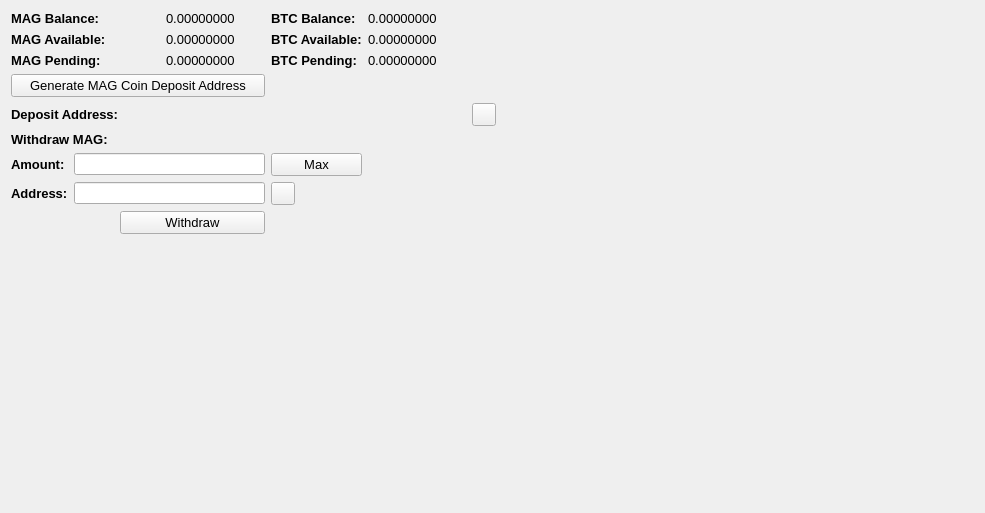
     <widget class="QWidget" name="BalanceTab">
      <attribute name="title">
       <string>Balance</string>
      </attribute>
      <layout class="QGridLayout" name="gridLayout_2">
       <item row="0" column="0" colspan="2">
        <widget class="QLabel" name="label_11">
         <property name="font">
          <font>
           <pointsize>10</pointsize>
           <weight>75</weight>
           <bold>true</bold>
          </font>
         </property>
         <property name="text">
          <string>MAG Balance:</string>
         </property>
        </widget>
       </item>
       <item row="0" column="3">
        <widget class="QLabel" name="TXBalanceLabel">
         <property name="font">
          <font>
           <pointsize>10</pointsize>
          </font>
         </property>
         <property name="text">
          <string>0.00000000</string>
         </property>
         <property name="textInteractionFlags">
          <set>Qt::LinksAccessibleByMouse|Qt::TextSelectableByMouse</set>
         </property>
        </widget>
       </item>
       <item row="0" column="4">
        <widget class="QLabel" name="label_12">
         <property name="font">
          <font>
           <pointsize>10</pointsize>
           <weight>75</weight>
           <bold>true</bold>
          </font>
         </property>
         <property name="text">
          <string>BTC Balance:</string>
         </property>
        </widget>
       </item>
       <item row="0" column="5">
        <widget class="QLabel" name="BitcoinBalanceLabel">
         <property name="font">
          <font>
           <pointsize>10</pointsize>
          </font>
         </property>
         <property name="text">
          <string>0.00000000</string>
         </property>
         <property name="textInteractionFlags">
          <set>Qt::LinksAccessibleByMouse|Qt::TextSelectableByMouse</set>
         </property>
        </widget>
       </item>
       <item row="0" column="7" rowspan="10">
        <spacer name="horizontalSpacer_4">
         <property name="orientation">
          <enum>Qt::Horizontal</enum>
         </property>
         <property name="sizeHint" stdset="0">
          <size>
           <width>478</width>
           <height>488</height>
          </size>
         </property>
        </spacer>
       </item>
       <item row="1" column="0" colspan="2">
        <widget class="QLabel" name="label_13">
         <property name="font">
          <font>
           <pointsize>10</pointsize>
           <weight>75</weight>
           <bold>true</bold>
          </font>
         </property>
         <property name="text">
          <string>MAG Available:</string>
         </property>
        </widget>
       </item>
       <item row="1" column="3">
        <widget class="QLabel" name="TXAvailableLabel_2">
         <property name="font">
          <font>
           <pointsize>10</pointsize>
          </font>
         </property>
         <property name="text">
          <string>0.00000000</string>
         </property>
         <property name="textInteractionFlags">
          <set>Qt::LinksAccessibleByMouse|Qt::TextSelectableByMouse</set>
         </property>
        </widget>
       </item>
       <item row="1" column="4">
        <widget class="QLabel" name="label_15">
         <property name="font">
          <font>
           <pointsize>10</pointsize>
           <weight>75</weight>
           <bold>true</bold>
          </font>
         </property>
         <property name="text">
          <string>BTC Available:</string>
         </property>
        </widget>
       </item>
       <item row="1" column="5">
        <widget class="QLabel" name="BitcoinAvailableLabel">
         <property name="font">
          <font>
           <pointsize>10</pointsize>
          </font>
         </property>
         <property name="text">
          <string>0.00000000</string>
         </property>
         <property name="textInteractionFlags">
          <set>Qt::LinksAccessibleByMouse|Qt::TextSelectableByMouse</set>
         </property>
        </widget>
       </item>
       <item row="2" column="0" colspan="2">
        <widget class="QLabel" name="label_14">
         <property name="font">
          <font>
           <pointsize>10</pointsize>
           <weight>75</weight>
           <bold>true</bold>
          </font>
         </property>
         <property name="text">
          <string>MAG Pending:</string>
         </property>
        </widget>
       </item>
       <item row="2" column="3">
        <widget class="QLabel" name="TXPendingLabel">
         <property name="font">
          <font>
           <pointsize>10</pointsize>
          </font>
         </property>
         <property name="text">
          <string>0.00000000</string>
         </property>
         <property name="textInteractionFlags">
          <set>Qt::LinksAccessibleByMouse|Qt::TextSelectableByMouse</set>
         </property>
        </widget>
       </item>
       <item row="2" column="4">
        <widget class="QLabel" name="label_31">
         <property name="font">
          <font>
           <pointsize>10</pointsize>
           <weight>75</weight>
           <bold>true</bold>
          </font>
         </property>
         <property name="text">
          <string>BTC Pending:</string>
         </property>
        </widget>
       </item>
       <item row="2" column="5">
        <widget class="QLabel" name="BitcoinPendingLabel">
         <property name="font">
          <font>
           <pointsize>10</pointsize>
          </font>
         </property>
         <property name="text">
          <string>0.00000000</string>
         </property>
         <property name="textInteractionFlags">
          <set>Qt::LinksAccessibleByMouse|Qt::TextSelectableByMouse</set>
         </property>
        </widget>
       </item>
       <item row="3" column="0" colspan="4">
        <widget class="QPushButton" name="GenDepositBTN">
         <property name="font">
          <font>
           <pointsize>10</pointsize>
          </font>
         </property>
         <property name="text">
          <string>Generate MAG Coin Deposit Address</string>
         </property>
        </widget>
       </item>
       <item row="4" column="0" colspan="3">
        <widget class="QLabel" name="label_33">
         <property name="font">
          <font>
           <pointsize>10</pointsize>
           <weight>75</weight>
           <bold>true</bold>
          </font>
         </property>
         <property name="text">
          <string>Deposit Address:</string>
         </property>
        </widget>
       </item>
       <item row="4" column="3" colspan="3">
        <widget class="QLabel" name="DepositAddressLabel">
         <property name="minimumSize">
          <size>
           <width>300</width>
           <height>0</height>
          </size>
         </property>
         <property name="palette">
          <palette>
           <active>
            <colorrole role="WindowText">
             <brush brushstyle="SolidPattern">
              <color alpha="255">
               <red>0</red>
               <green>0</green>
               <blue>0</blue>
              </color>
             </brush>
            </colorrole>
            <colorrole role="Text">
             <brush brushstyle="SolidPattern">
              <color alpha="255">
               <red>0</red>
               <green>0</green>
               <blue>255</blue>
              </color>
             </brush>
            </colorrole>
           </active>
           <inactive>
            <colorrole role="WindowText">
             <brush brushstyle="SolidPattern">
              <color alpha="255">
               <red>0</red>
               <green>0</green>
               <blue>0</blue>
              </color>
             </brush>
            </colorrole>
            <colorrole role="Text">
             <brush brushstyle="SolidPattern">
              <color alpha="255">
               <red>0</red>
               <green>0</green>
               <blue>255</blue>
              </color>
             </brush>
            </colorrole>
           </inactive>
           <disabled>
            <colorrole role="WindowText">
             <brush brushstyle="SolidPattern">
              <color alpha="255">
               <red>120</red>
               <green>120</green>
               <blue>120</blue>
              </color>
             </brush>
            </colorrole>
            <colorrole role="Text">
             <brush brushstyle="SolidPattern">
              <color alpha="255">
               <red>120</red>
               <green>120</green>
               <blue>120</blue>
              </color>
             </brush>
            </colorrole>
           </disabled>
          </palette>
         </property>
         <property name="font">
          <font>
           <pointsize>10</pointsize>
           <weight>75</weight>
           <bold>true</bold>
          </font>
         </property>
         <property name="text">
          <string/>
         </property>
         <property name="alignment">
          <set>Qt::AlignRight|Qt::AlignTrailing|Qt::AlignVCenter</set>
         </property>
         <property name="textInteractionFlags">
          <set>Qt::LinksAccessibleByMouse|Qt::TextSelectableByKeyboard|Qt::TextSelectableByMouse</set>
         </property>
        </widget>
       </item>
       <item row="4" column="6">
        <widget class="QToolButton" name="DepositCopyButton">
         <property name="toolTip">
          <string>Copy to clipboard</string>
         </property>
         <property name="text">
          <string/>
         </property>
         <property name="icon">
          <iconset resource="../bitcoin.qrc">
           <normaloff>:/icons/editcopy</normaloff>:/icons/editcopy</iconset>
         </property>
         <property name="shortcut">
          <string>Alt+P</string>
         </property>
        </widget>
       </item>
       <item row="5" column="0" colspan="2">
        <widget class="QLabel" name="label_34">
         <property name="font">
          <font>
           <pointsize>10</pointsize>
           <weight>75</weight>
           <bold>true</bold>
          </font>
         </property>
         <property name="text">
          <string>Withdraw MAG:</string>
         </property>
        </widget>
       </item>
       <item row="6" column="0">
        <widget class="QLabel" name="label_26">
         <property name="font">
          <font>
           <pointsize>10</pointsize>
           <weight>75</weight>
           <bold>true</bold>
          </font>
         </property>
         <property name="text">
          <string>Amount:</string>
         </property>
        </widget>
       </item>
       <item row="6" column="1" colspan="3">
        <widget class="QLineEdit" name="WithdrawUnitsInput">
         <property name="font">
          <font>
           <pointsize>9</pointsize>
           <weight>75</weight>
           <bold>true</bold>
          </font>
         </property>
         <property name="text">
          <string/>
         </property>
        </widget>
       </item>
       <item row="6" column="4">
        <widget class="QPushButton" name="Withdraw_Max_Amount">
         <property name="font">
          <font>
           <pointsize>10</pointsize>
          </font>
         </property>
         <property name="text">
          <string>Max</string>
         </property>
        </widget>
       </item>
       <item row="7" column="0">
        <widget class="QLabel" name="label_10">
         <property name="font">
          <font>
           <pointsize>10</pointsize>
           <weight>75</weight>
           <bold>true</bold>
          </font>
         </property>
         <property name="text">
          <string>Address:</string>
         </property>
        </widget>
       </item>
       <item row="7" column="1" colspan="3">
        <widget class="QLineEdit" name="WithdrawAddress">
         <property name="font">
          <font>
           <pointsize>9</pointsize>
           <weight>75</weight>
           <bold>true</bold>
          </font>
         </property>
        </widget>
       </item>
       <item row="7" column="4">
        <widget class="QToolButton" name="WithdrawPasteButton">
         <property name="toolTip">
          <string>Paste from clipboard</string>
         </property>
         <property name="text">
          <string/>
         </property>
         <property name="icon">
          <iconset resource="../bitcoin.qrc">
           <normaloff>:/icons/editpaste</normaloff>:/icons/editpaste</iconset>
         </property>
         <property name="shortcut">
          <string>Alt+P</string>
         </property>
        </widget>
       </item>
       <item row="8" column="2" colspan="2">
        <widget class="QPushButton" name="WithdrawUnitsBtn">
         <property name="font">
          <font>
           <pointsize>10</pointsize>
          </font>
         </property>
         <property name="text">
          <string>Withdraw</string>
         </property>
        </widget>
       </item>
       <item row="9" column="0" colspan="6">
        <spacer name="verticalSpacer">
         <property name="orientation">
          <enum>Qt::Vertical</enum>
         </property>
         <property name="sizeHint" stdset="0">
          <size>
           <width>428</width>
           <height>262</height>
          </size>
         </property>
        </spacer>
       </item>
      </layout>
      <zorder>label_31</zorder>
      <zorder>label_15</zorder>
      <zorder>label_12</zorder>
      <zorder>label_14</zorder>
      <zorder>label_13</zorder>
      <zorder>label_11</zorder>
      <zorder>BitcoinBalanceLabel</zorder>
      <zorder>TXBalanceLabel</zorder>
      <zorder>TXAvailableLabel_2</zorder>
      <zorder>TXPendingLabel</zorder>
      <zorder>BitcoinAvailableLabel</zorder>
      <zorder>BitcoinPendingLabel</zorder>
      <zorder>label_33</zorder>
      <zorder>GenDepositBTN</zorder>
      <zorder>DepositAddressLabel</zorder>
      <zorder>Withdraw_Max_Amount</zorder>
      <zorder>label_34</zorder>
      <zorder>WithdrawUnitsInput</zorder>
      <zorder>label_10</zorder>
      <zorder>label_26</zorder>
      <zorder>WithdrawAddress</zorder>
      <zorder>WithdrawUnitsBtn</zorder>
      <zorder>horizontalSpacer_4</zorder>
      <zorder>verticalSpacer</zorder>
      <zorder>WithdrawPasteButton</zorder>
      <zorder>DepositCopyButton</zorder>
     </widget>
